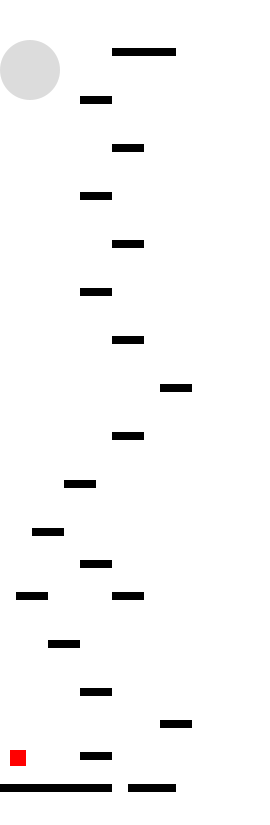
Frame 1 (no input)
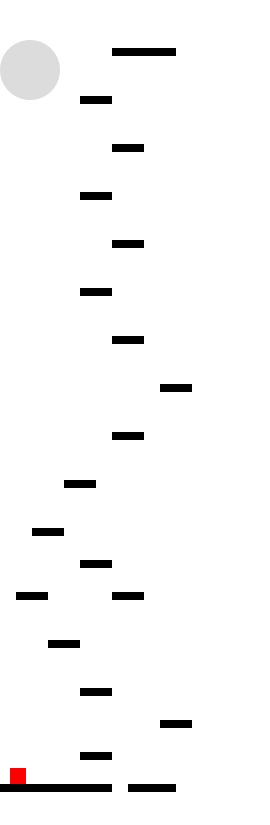
Frame 60 (the mouse pressed at the canvas centre just before this capture)
Frame 120 (the mouse held since frame 60 and released just before this capture): identical to frame 60, image omitted

The Processing sketch that drew these frames (run headless with seeded random() and noise(); from frame 60 on, the mouse is pressed at the canvas centre):

// Processing sketch: processing_93817
// ── processing_93817.pde

Button button1, button2, button3;
int mode = 1;
PFont font;
float i = 0;
final int WIDTH = 20;
final int HEIGHT = 50;
int[][] level = new int[HEIGHT][WIDTH];
boolean right = false, left = false, up = false;
Player p1;

void setup() {
  size(270, 825);
  smooth();
  noStroke ();
  background(255);
  p1 = new Player(10, 750);
  
  button1= new Button (5, 600, 15, color (204), color (0), color (255));
  button2= new Button (10, 750, 15, color (204), color (0), color (255));
  button3= new Button (15, 825, 15, color (204), color (0), color (255));

  level[int(floor(49.5))][int(floor(0.0))] ^= 1;
  level[int(floor(49.5))][int(floor(8.0))] ^= 1;
  level[int(floor(49.5))][int(floor(5.0))] ^= 1;
  level[int(floor(49.5))][int(floor(9.0))] ^= 1;
  level[int(floor(43.0))][int(floor(5.0))] ^= 1;
  level[int(floor(37.0))][int(floor(1.0))] ^= 1;
  level[int(floor(40.0))][int(floor(3.0))] ^= 1;
  level[int(floor(33.0))][int(floor(2.0))] ^= 1;
  level[int(floor(35.0))][int(floor(5.0))] ^= 1;
  level[int(floor(30.0))][int(floor(4.0))] ^= 1;
  level[int(floor(49.0))][int(floor(1.0))] ^= 1;
  level[int(floor(49.0))][int(floor(3.0))] ^= 1;
  level[int(floor(47.0))][int(floor(5.0))] ^= 1;
  level[int(floor(45.0))][int(floor(10.0))] ^= 1;
  level[int(floor(24.0))][int(floor(10.0))] ^= 1;
  level[int(floor(27.0))][int(floor(7.0))] ^= 1;
  level[int(floor(37.0))][int(floor(7.0))] ^= 1;
  level[int(floor(21.0))][int(floor(7.0))] ^= 1;
  level[int(floor(18.0))][int(floor(5.0))] ^= 1;
  level[int(floor(15.0))][int(floor(7.0))] ^= 1;
  level[int(floor(12.0))][int(floor(5.0))] ^= 1;
  level[int(floor(9.0))][int(floor(7.0))] ^= 1;
  level[int(floor(6.0))][int(floor(5.0))] ^= 1;
  level[int(floor(3.0))][int(floor(7.0))] ^= 1;
   level[int(floor(3.0))][int(floor(9.0))] ^= 1;
}

void manageButtons() {
              button1.update();
              button2.update();
              button3.update();
              button1.display();
              button2.display();
              button3.display();
}
void mousePressed() {
              if (button1.press() == true) { mode = 1; }
              if (button2.press() == true) { mode = 2; }
              if (button3.press() == true) { mode = 3; }
}
void mouseReleased() {
              button1.release();
              button2.release();
              button3.release();
}

void draw() {
  background(255);
  p1.update();
  p1.display();
  drawLevel();
  fill(220);
      if (mode == 1) {
                ellipse(0, 40, 60, 60);
              } else if (mode == 2) {
                ellipse(50, 40, 60, 60);
              } else if (mode == 3) {
                ellipse(100, 40, 60, 60);
}
}

void drawLevel() {
  fill(0);
  noStroke();
  for ( int ix = 0; ix < WIDTH; ix++ ) {
    for ( int iy = 0; iy < HEIGHT; iy++ ) {
      switch(level[iy][ix]) {
      case 1: 
        rect(ix*16, iy*16, 16, 8);
      case 2:
        rect(ix*16, iy*16, 32, 8);
      }
    }
  }
}

boolean place_free(int xx, int yy) {
  yy = int(floor(yy/16.0));
  xx = int(floor(xx/16.0));
  if ( xx > -1 && xx < level[0].length && yy > -3 && yy < level.length ) {
    if ( level[yy][xx] == 0 ) {
      return true;
    }
  }
  return false;
}

void keyPressed() {
  switch(keyCode) {
  case RIGHT: 
    right = true; 
    break;
  case LEFT: 
    left = true; 
    break;
  case UP: 
    up = true; 
    break;
  }
}  

void keyReleased() {
  switch(keyCode) {
  case RIGHT: 
    right = false; 
    break;
  case LEFT: 
    left = false; 
    break;
  case UP: 
    up = false; 
    break;
  }
}

class Player {
  int x, y;
  float xSpeed, ySpeed;
  float accel, deccel;
  float maxXspd, maxYspd;
  float xSave, ySave;
  int xRep, yRep;
  float gravity;
  Player(int _x, int _y ) {
    x = _x;
    y = _y;
    xSpeed = 0;
    ySpeed = 0;
    accel = 0.5;
    deccel = 0.5;
    maxXspd = 3;
    maxYspd = 12;
    xSave = 0;
    ySave = 0;
    xRep = 0;
    yRep = 0;
    gravity = 0.25;
  }
  void update() {
    if ( right ) {
      xSpeed += accel;
      if ( xSpeed > maxXspd ) {
        xSpeed = maxXspd;
      }
    }
    else if ( left ) {
      xSpeed -= accel;
      if ( xSpeed < -maxXspd ) {
        xSpeed = -maxXspd;
      }
    }
    else { 
      if ( xSpeed > 0 ) {
        xSpeed -= deccel;
        if ( xSpeed < 0 ) {
          xSpeed = 0;
        }
      }
      else if ( xSpeed < 0 ) {
        xSpeed += deccel;
        if ( xSpeed > 0 ) {
          xSpeed = 0;
        }
      }
    }

    if ( up ) {
      if ( !place_free(x, y+16) || !place_free(x+15, y+16) ) {
        ySpeed = -5.3;
      }
    }

    ySpeed += gravity;
    xRep = 0;
    yRep = 0;
    xRep += floor(abs(xSpeed));
    yRep += floor(abs(ySpeed));
    xSave += abs(xSpeed)-floor(abs(xSpeed));
    ySave += abs(ySpeed)-floor(abs(ySpeed));
    int signX = (xSpeed < 0) ? -1 : 1;
    int signY = (ySpeed < 0) ? -1 : 1;
    int offsetX = (xSpeed < 0) ? 4 : 15;
    int offsetY = (ySpeed < 0) ? 4 : 15;

    if ( xSave >= 132 ) {
      xSave -= 1;
      xRep++;
    }
    if ( ySave >= 1 ) {
      ySave -= 1;
      yRep++;
    }

    for ( ; yRep > 0; yRep-- ) {
      if ( place_free(x, y+offsetY+signY) && place_free(x+15, y+offsetY+signY) ) {
        y += signY;
      }
      else {
        ySpeed = 0;
      }
    }
    for ( ; xRep > 0; xRep-- ) {
      if ( place_free(x+offsetX+signX, y) && place_free(x+offsetX+signX, y+15) ) {
        x += signX;
      }
      else {
        xSpeed = 0;
      }
    }
  }
  
  void display() {
    pushMatrix();
    ellipseMode (CORNER);
    fill (255, 0,0);
    smooth();
    rect(x, y, 16, 16);
    popMatrix();

    
}
}




class Button {
int x, y;
int size;
color baseGray;
color overGray;
color pressGray;
boolean over = false;
boolean pressed = false;

Button (int xp, int yp, int s, color b, color o, color p){
    x = xp;
    y = yp;
    size = s;
    baseGray = b;
    overGray = o;
    pressGray = p;
}
  void update() {
    if ((mouseX >= x) && (mouseX <= x+size) &&
        (mouseY >= y) && (mouseY <= y+size)) {
      over = true;
    } else {
      over = false;
} }

boolean press() {
    if (over == true) {
      pressed = true;
      return true;
    } else {
      return false;
    }
}
void release() {
pressed = false; 
}

  void display() {
    if (pressed == true) {
      fill(pressGray);
    } else if (over == true) {
      fill(overGray);
    } else {
      fill(baseGray);
    }
    stroke(255);
    rect(5, 600, size, size);
    rect(55, 462, size, size);
  }
}
